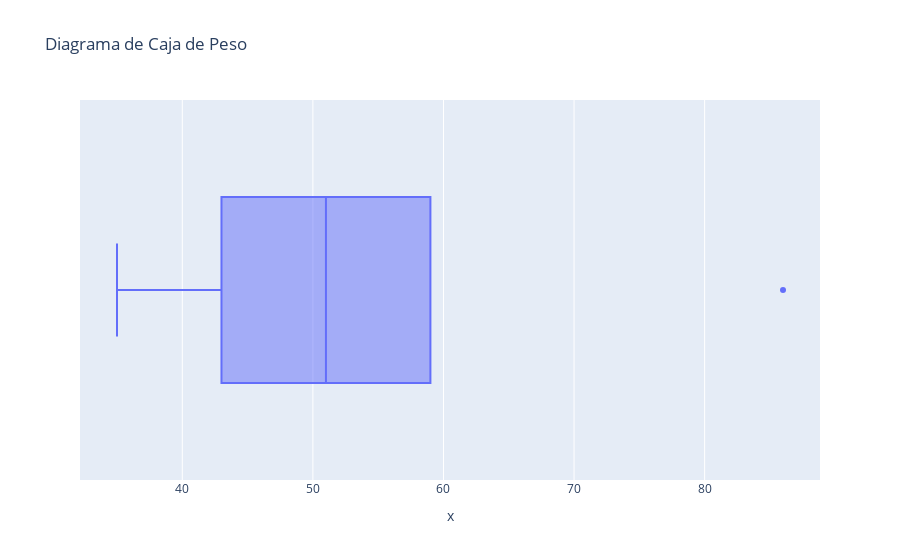

This figure's notebook cell:
### Code cell
# Con plotly
plt.figure(figsize=(14, 2))
px.box(x=df['Peso'], title='Diagrama de Caja de Peso')

### Figure 1 — Plotly figure (JSON) as saved in the notebook; plotly's stock layout.template omitted (floating-point values rounded to 4 significant figures)
{"data": [{"alignmentgroup": "True", "hovertemplate": "x=%{x}<extra></extra>", "legendgroup": "", "marker": {"color": "#636efa"}, "name": "", "notched": false, "offsetgroup": "", "orientation": "h", "showlegend": false, "type": "box", "x": [45, 35, 86, 57, 59, 43], "x0": " ", "xaxis": "x", "y0": " ", "yaxis": "y"}], "layout": {"boxmode": "group", "legend": {"tracegroupgap": 0}, "title": {"text": "Diagrama de Caja de Peso"}, "xaxis": {"anchor": "y", "domain": [0, 1], "title": {"text": "x"}}, "yaxis": {"anchor": "x", "domain": [0, 1]}}}
